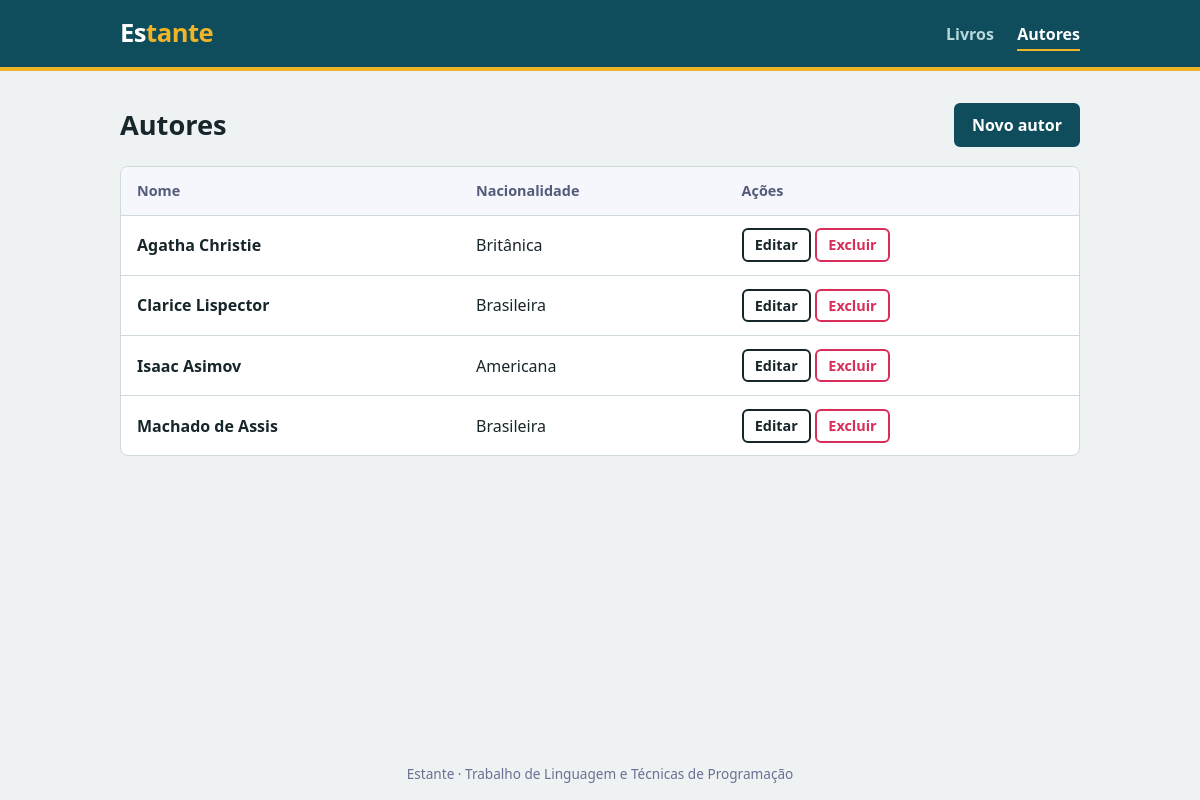
The page /index.php?page=autores on the database its author committed.
### tables this page shows
CREATE TABLE IF NOT EXISTS `autores` (
    `id` INT NOT NULL AUTO_INCREMENT,
    `nome` VARCHAR(100) NOT NULL,
    `nacionalidade` VARCHAR(100) NOT NULL,
    PRIMARY KEY (`id`)
);

### AutorController.php (called while the page is built, shortened)
<?php
require_once __DIR__ . '/../models/Autor.php';
class AutorController
{
    private $model;
    public function __construct($conn)
    {
        $this->model = new Autor($conn);
    }
    public function index()
    {
        $autores = $this->model->listar();
        require __DIR__ . '/../views/autores/index_autor.php';
    }
}

### index.php (called while the page is built, shortened)
<?php
require_once __DIR__ . '/../controllers/AutorController.php';
function e($texto)
{
    return htmlspecialchars((string) $texto, ENT_QUOTES, 'UTF-8');
}
$conn   = (new Database())->conectar();
$action = $_GET['action'] ?? 'index';
require __DIR__ . '/../views/includes/header.php';
$controller = new $controllers[$page]($conn);
$controller->$action();
require __DIR__ . '/../views/includes/footer.php';

### Autor.php (called while the page is built, shortened)
<?php
class Autor
{
    private $conn;
    public function __construct($conn)
    {
        $this->conn = $conn;
    }
    public function listar()
    {
        return $this->conn->query("SELECT * FROM autores ORDER BY nome")->fetchAll();
    }
}

### index_autor.php (the view, shortened to what this page needs)
<div class="titulo-pagina">
    <h1>Autores</h1>
    <a class="btn btn-principal" href="index.php?page=autores&action=create">Novo autor</a>
</div>
<?php if (empty($autores)): ?>
    <p class="vazio">Nenhum autor cadastrado. Cadastre um para poder adicionar livros.</p>
<?php else: ?>
<div class="tabela-wrap">
<table>
    <thead><tr><th>Nome</th><th>Nacionalidade</th><th>Ações</th></tr></thead>
    <tbody>
    <?php foreach ($autores as $p): ?>
        <tr>
            <td><strong><?= e($p['nome']) ?></strong></td>
            <td><?= e($p['nacionalidade']) ?></td>
            <td class="acoes">
                <a class="btn btn-pequeno" href="index.php?page=autores&action=edit&id=<?= (int) $p['id'] ?>">Editar</a>
                <form method="post" action="index.php?page=autores&action=delete"
                      onsubmit="return confirm('Excluir este autor?');">
                    <button class="btn btn-pequeno btn-perigo" type="submit">Excluir</button>
                </form>
            </td>
        </tr>
    <?php endforeach; ?>
    </tbody>
</table>
</div>
<?php endif; ?>

### style.css (style rules this page uses)
:root { --fundo: #eef2f3; --tinta: #17262b; --roxo: #0f4c5c; --roxo-escuro: #0a3642; --menta: #f0b429; --borda: #cfdadd; --branco: #ffffff; --erro: #d92d5a; }
* { box-sizing: border-box; }
body { margin: 0; font-family: "Segoe UI", Tahoma, Verdana, sans-serif; background: var(--fundo); color: var(--tinta); line-height: 1.5; min-height: 100vh; display: flex; flex-direction: column; }
.titulo-pagina { display: flex; justify-content: space-between; align-items: center; gap: 1rem; margin-bottom: 1.2rem; flex-wrap: wrap; }
h1 { margin: 0; font-size: 1.7rem; }
.btn { display: inline-block; padding: 0.5rem 1rem; border: 2px solid var(--tinta); border-radius: 6px; background: var(--branco); color: var(--tinta); font: inherit; font-weight: 600; text-decoration: none; cursor: pointer; }
.btn-principal { background: var(--roxo); border-color: var(--roxo); color: var(--branco); }
.btn-pequeno { padding: 0.25rem 0.7rem; font-size: 0.9rem; }
.btn-perigo { border-color: var(--erro); color: var(--erro); }
.tabela-wrap { overflow-x: auto; background: var(--branco); border: 1px solid var(--borda); border-radius: 8px; }
table { width: 100%; border-collapse: collapse; }
th, td { padding: 0.8rem 1rem; text-align: left; border-bottom: 1px solid var(--borda); }
th { background: #f6f7fc; font-size: 0.9rem; color: #555b7a; }
tbody tr:last-child td { border-bottom: none; }
.acoes { white-space: nowrap; }
.acoes form { display: inline; }

### rows shown on the page
autores: nome "Agatha Christie", nacionalidade "Britânica"
autores: nome "Clarice Lispector", nacionalidade "Brasileira"
autores: nome "Isaac Asimov", nacionalidade "Americana"
autores: nome "Machado de Assis", nacionalidade "Brasileira"
